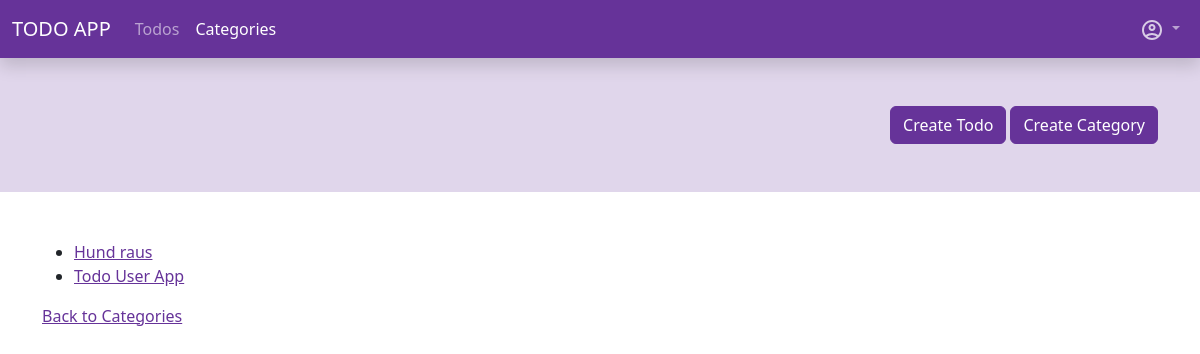
The app's page /app-todos/category/3/ (signed in), older data.
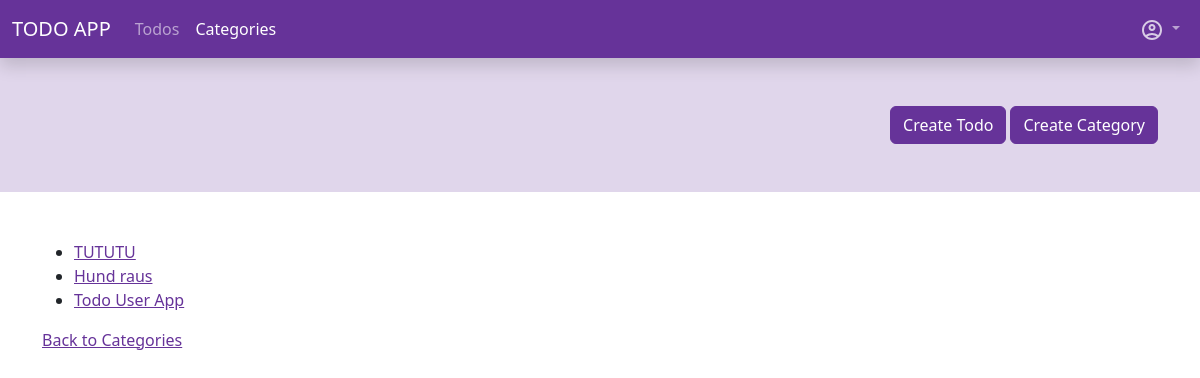
The same page, newer data.
### todo_app/models.py (models this page shows, shortened)
class Todo(models.Model):
    user = models.ForeignKey(User, on_delete=models.CASCADE, verbose_name=_("User"))
    title = models.CharField(max_length=150, verbose_name=_("title"))
    content = tinymce_models.HTMLField(verbose_name=_("Content"))
    categories = models.ManyToManyField(Category, blank=True, related_name="todos", verbose_name=_("Categories"))
    done = models.BooleanField(default=False, verbose_name=_("Done"))
    created = models.DateTimeField(auto_now_add=True, verbose_name=_("Created"))
    updated = models.DateTimeField(auto_now=True, verbose_name=_("Updated"))
    def get_absolute_url(self):
        return reverse("todo_app:todo_detail", kwargs={"pk": self.id})
    class Meta:
        ordering = [
            "done",
            "-updated"
        ]
        verbose_name = _("Todo")
        verbose_name_plural = _("Todos")

### todo_app/views.py (the view)
# urls.py: path("category/<int:pk>/", views.CategoryDetailView.as_view(), name="category_detail"),
class CategoryDetailView(LoginRequiredMixin, DetailView):
    model = Category
    login_url = reverse_lazy("sevo_user:sign_in")
    def get_queryset(self):
        return super().get_queryset().filter(user=self.request.user)
    def get_context_data(self, **kwargs):
        ctx = super().get_context_data(**kwargs)
        todos = self.get_object().todos.all().filter(user=self.request.user)
        ctx.update({
            "title": self.get_object().name,
            "todos": todos
        })
        return ctx

### todo_app/templatetags/todo_tags.py (called while the page is built)
@register.simple_tag
def active_site(path, name):
    print(path)
    path_splitted = path.split("/")
    print(path_splitted)
    path_compare = path_splitted[2]
    if name in path_compare:
        return "active"

### todo_app/templates/todo_app/category_detail.html (shortened to what this page needs)
{% extends "base.html" %}
{% load i18n %}
{% block content %}
    <div>
        <ul>
            {% for todo in todos %}
                <li>
                    <a href="{{ todo.get_absolute_url }}">{{ todo.title }}</a>
                </li>
            {% endfor %}
        </ul>
    </div>
    <div>
        <a href="{% url "todo_app:category_index" %}">{% trans "Back to Categories" %}</a>
    </div>
{% endblock %}

Row changes from the older to the newer data that the page shows:
added Todo: title "TUTUTU"
